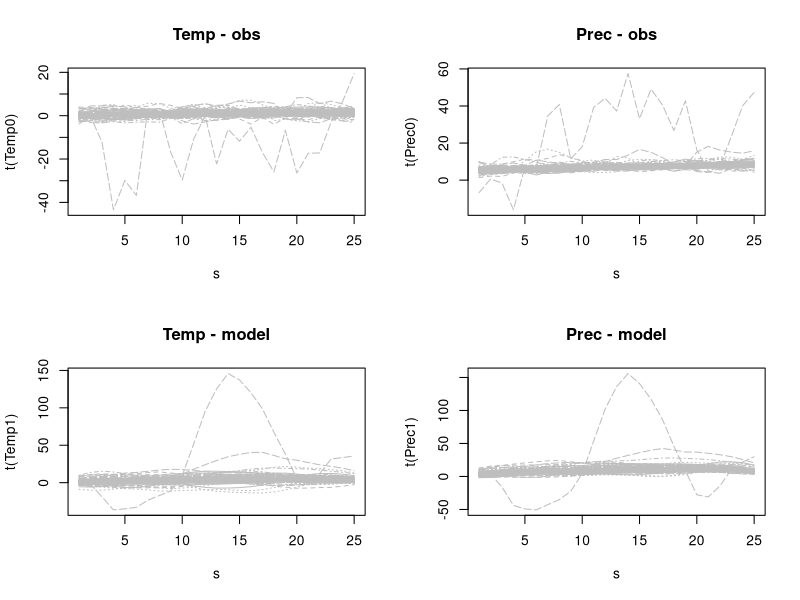

Reproduce this figure in R.
rm(list=ls())

library(fields)
library(sn)
m        <- 25          # Number of spatial locations
s        <- 1:m
mu       <- c(1*s/m+0,  # Temp-obs
              3*s/m+5,  # Precip-obs
              1*s/m+0,  # Temp-model
              2*s/m+1)  # Precip-model    
d        <- rdist(s,s)
Omega    <- exp(-d/5)   # Spatial correlation
rho      <- diag(4)     # Cross correlations
rho[1,2] <- rho[2,1] <- .7  # Cor(temp,prec) for obs
rho[1,3] <- rho[3,1] <- .5
rho[1,4] <- rho[4,1] <- .5
rho[2,3] <- rho[3,2] <- .5
rho[2,4] <- rho[4,2] <- .5
rho[4,3] <- rho[3,4] <- .9 # Cor(temp,prec) for model

skew   <- c(0,100,0,10) # Skewness
df     <- 3             # Degrees of freedom
Smooth <- exp(-d/2)     # Extra smoothing for the model output

Sig    <- kronecker(rho,Omega)
alpha  <- rep(skew,each=m)
dat    <- rmst(n=100, xi=mu, Omega=Sig, alpha=alpha,nu=df)
Temp0  <- dat[,1:m+0*m]
Prec0  <- dat[,1:m+1*m]
Temp1  <- dat[,1:m+2*m]%*%Smooth
Prec1  <- dat[,1:m+3*m]%*%Smooth

par(mfrow=c(2,2))
matplot(s,t(Temp0),type="l",col="gray",main="Temp - obs")
matplot(s,t(Prec0),type="l",col="gray",main="Prec - obs")
matplot(s,t(Temp1),type="l",col="gray",main="Temp - model")
matplot(s,t(Prec1),type="l",col="gray",main="Prec - model")
par(mfrow=c(1,1))
summary(c(Prec1))

Prec0[Prec0<0] = 0
Prec1[Prec1<0] = 0
Prec1 = log(Prec1 + 0.0001)
Prec0 = log(Prec0 + 0.0001)
summary(c(Prec1))
cor(c(Prec0),c(Temp0))
